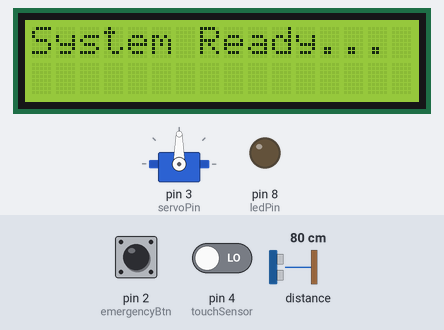
The sketch below on a simulated Arduino Uno, built with avr-gcc and run on an emulated ATmega328P. Shown: servo, 16×2 character LCD, output pins drawn as LEDs (lit = HIGH). Dashed ring = blinking. Inputs (shaded band) come from the test bench; at power-on: pin 4 (touchSensor) LOW, distance to the obstacle 80 cm, pin 2 (emergencyBtn) LOW. Pins used as bus, display or sensor lines are not drawn; what the sketch prints to the serial monitor is not drawn. At 9.3 s the program stops and its outputs stay as they are.

Above: at 1.3 s.
1.4 s: pin 4 (touchSensor) driven HIGH
At 3.2 s:
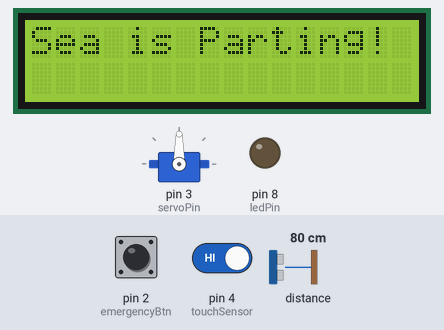
4.4 s: distance to the obstacle set to 55 cm
At 5.6 s:
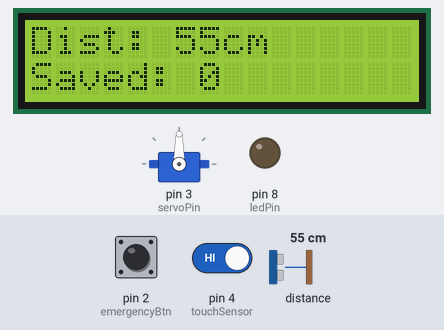
5.9 s: distance to the obstacle set to 45 cm
At 6.05 s:
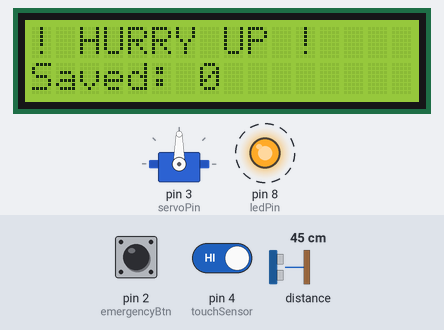
8.0 s: pin 2 (emergencyBtn) pulled HIGH for 1 s
At 9.6 s:
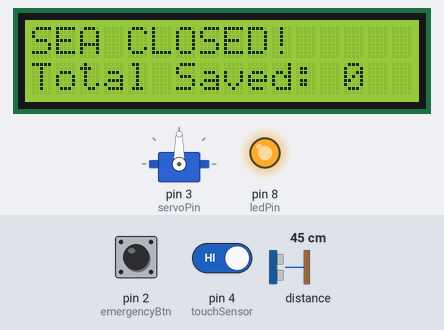
Timing chart, 0 to 10.8 s (numbered marks = the images above; inputs shaded):
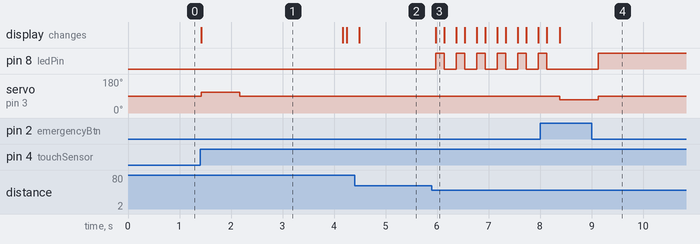

The sketch:

ARDUINO_1_.ino
```cpp
#include <Wire.h>
#include <LiquidCrystal_I2C.h>
#include <SPI.h>
#include <MFRC522.h>
#include <VL53L1X.h>
#include <Servo.h>

// --- הגדרת פינים לחומרה ---
#define RST_PIN         9          // פין Reset ל-RFID
#define SS_PIN          10         // פין SDA/SS ל-RFID
const int emergencyBtn = 2;        // כפתור חירום (מטה משה לסגירה סופית)
const int touchSensor = 4;         // חיישן מגע (לפתיחת הים בתחילת הנס)
const int servoPin = 3;            // מנוע סרוו 360 (פרופלור)
const int ledPin = 8;              // נורת אזהרה

// --- הגדרת הרכיבים ---
LiquidCrystal_I2C lcd(0x27, 16, 2);
MFRC522 mfrc522(SS_PIN, RST_PIN);
VL53L1X laserSensor;
Servo barrierServo;

// --- משתנים גלובליים ---
int savedCount = 0;           // מונה ניצולים (בני ישראל)
bool systemLocked = false;    // מצב חירום
bool barrierOpen = false;     // הים מתחיל סגור
int distance = 0;             // מרחק המצרים
bool miracleStarted = false;  // האם הנס כבר התחיל?
bool isDangerState = false;   // מונע "הספמה" במוניטור בזמן סכנה

void setup() {
  barrierServo.attach(servoPin);
  barrierServo.write(90);

  Serial.begin(9600);
  Wire.begin();
  SPI.begin();

  // תחילת הדפסות מסודרות למוניטור
  Serial.println("--- System Booting ---");

  lcd.init();
  lcd.backlight();
  lcd.setCursor(0, 0);
  lcd.print("System Ready...");

  mfrc522.PCD_Init();

  laserSensor.setTimeout(500);
  if (!laserSensor.init()) {
    Serial.println("ERROR: Laser sensor not detected!");
    lcd.clear();
    lcd.print("Laser Error!");
    while (1);
  }
  laserSensor.setDistanceMode(VL53L1X::Long);
  laserSensor.setMeasurementTimingBudget(50000);
  laserSensor.startContinuous(50);

  pinMode(emergencyBtn, INPUT);
  pinMode(touchSensor, INPUT);
  pinMode(ledPin, OUTPUT);

  Serial.println("System Ready. Waiting for touch sensor to part the sea...");
}

void loop() {
  // --- 1. המתנה לנס פתיחת הים ---
  if (!miracleStarted) {
    if (digitalRead(touchSensor) == HIGH) {
      miracleStarted = true;
      Serial.println("STATE CHANGE: Miracle initiated - Sea is parting!");

      lcd.clear();
      lcd.setCursor(0, 0);
      lcd.print("Sea is Parting!");

      // פתיחת המחסום הראשונית כלפי מעלה
      barrierServo.write(110);
      delay(750);
      barrierServo.write(90);
      barrierOpen = true;

      delay(2000);
      lcd.clear();
      Serial.println("INFO: Sea is now open. Scanning for RFID and distance...");
    }
    return;
  }

  // --- 2. קריאת חיישן לייזר (מצרים מתקרבים) ---
  distance = laserSensor.readRangeContinuousMillimeters() / 10;
  if (distance >= 400 || distance <= 0) distance = 400;

  // --- 3. בדיקת RFID (בני ישראל עוברים) ---
  if (mfrc522.PICC_IsNewCardPresent() && mfrc522.PICC_ReadCardSerial()) {
    savedCount++;
    Serial.print("EVENT: Pass Authorized! Total saved: ");
    Serial.println(savedCount);

    lcd.clear();
    lcd.setCursor(0, 0);
    lcd.print("Pass Authorized!");
    delay(1500);
    lcd.clear();
    mfrc522.PCD_StopCrypto1();
  }

  // --- 4+5. תצוגה ואזהרה ---
  lcd.setCursor(0, 1);
  lcd.print("Saved: ");
  lcd.print(savedCount);

  if (distance > 0 && distance < 50) {
    // הדפסה למוניטור פעם אחת בלבד כשהסכנה מתחילה
    if (!isDangerState) {
      Serial.print("WARNING: Egyptians approach! Distance: ");
      Serial.print(distance);
      Serial.println(" cm");
      isDangerState = true;
    }

    // מצב סכנה: הבהוב מסך ונורה
    lcd.setCursor(0, 0);
    lcd.print("! HURRY UP !    ");
    digitalWrite(ledPin, HIGH);
    delay(150);

    lcd.setCursor(0, 0);
    lcd.print("                ");
    digitalWrite(ledPin, LOW);
    delay(150);
  }
  else {
    // הדפסה למוניטור פעם אחת בלבד כשהסכנה חולפת
    if (isDangerState) {
      Serial.println("INFO: Area is clear again.");
      isDangerState = false;
    }

    // שגרה: תצוגת מרחק
    lcd.setCursor(0, 0);
    lcd.print("Dist: ");
    lcd.print(distance);
    lcd.print("cm      ");
    digitalWrite(ledPin, LOW);
  }

  // --- 6. סגירת חירום סופית (כפתור מטה משה) ---
  if (digitalRead(emergencyBtn) == HIGH) {
    systemLocked = true;

    Serial.println("=====================================");
    Serial.println("STATE CHANGE: SEA CLOSED PERMANENTLY!");
    Serial.print("Final Saved Count: ");
    Serial.println(savedCount);
    Serial.println("=====================================");

    lcd.clear();
    lcd.setCursor(0, 0);
    lcd.print("SEA CLOSED!");

    lcd.setCursor(0, 1);
    lcd.print("Total Saved: ");
    lcd.print(savedCount);

    if (barrierOpen) {
      barrierServo.write(70);
      delay(750);
      barrierServo.write(90);
      barrierOpen = false;
    }

    digitalWrite(ledPin, HIGH);

    while(systemLocked) {
      delay(100);
    }
  }
}
```

Measured:
- the behaviour switches between 50 and 49 cm on distance to the obstacle (found by bisection; images 2 and 3)
- after the input at 1.4 s, servo on pin 3 (servoPin): 90° → 110° at once, → 90° 0.75 s later; the display: changes at once (image 1)
- after the input at 4.4 s, the display: changes after 0.09 s (image 2)
- after the input at 5.9 s, pin 8 (ledPin): alternates HIGH for 0.17 s and LOW for 0.23 s, starting after 0.08 s; the display: changes after 0.08 s (image 3)
- after the input at 8.0 s, servo on pin 3 (servoPin): 90° → 70° after 0.38 s, → 90° 0.75 s later; the display: first differs from a run without the input after 0.38 s (image 4)
- what the display in image 1 shows lasts 2.8 s, from 1.4 s to 4.2 s
